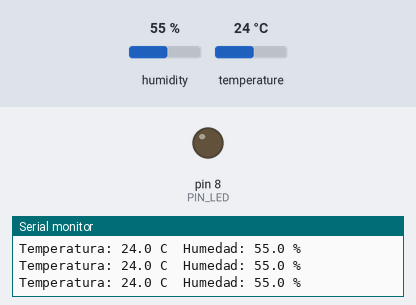
Simulated run of this sketch. Board: Arduino Uno, built with avr-gcc and run on an emulated ATmega328P. Shown: output pins drawn as LEDs (lit = HIGH), the last lines printed to the serial monitor. Inputs (shaded band) come from the test bench; at power-on: temperature 24 °C, humidity 55 %.

Above: at 6.8 s.
6.9 s: temperature set to 25.6 °C
12.3 s: temperature set to 26.7 °C
At 15.3 s:
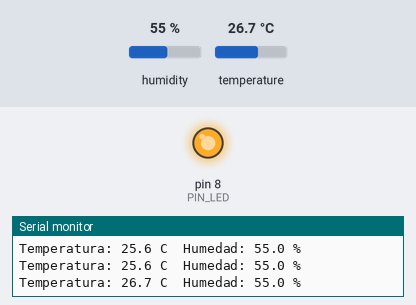
17.7 s: temperature set to 12 °C
At 18.3 s:
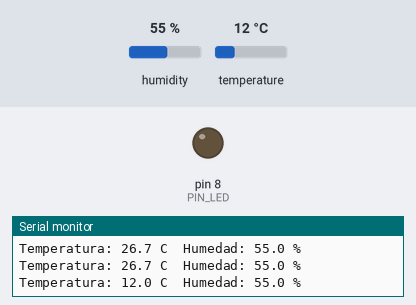
23.1 s: temperature set to 28 °C
At 26.8 s:
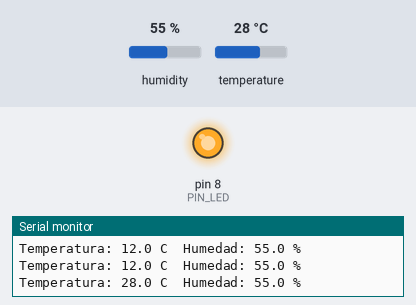
Timing chart, 0 to 28.3 s (numbered marks = the images above; inputs shaded):
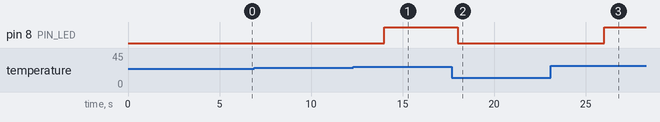

Measured:
- the behaviour switches between 26 and 26.1 °C on temperature (found by bisection; images 0 and 1)
- after the input at 12.3 s, pin 8 (PIN_LED): LOW → HIGH after 1.7 s
- after the input at 17.7 s, pin 8 (PIN_LED): HIGH → LOW after 0.31 s
- after the input at 23.1 s, pin 8 (PIN_LED): LOW → HIGH after 2.9 s

The sketch:

sketch1-dht22-led.ino
```cpp
#include <DHT.h>

#define PIN_DHT 2
#define PIN_LED 8
#define UMBRAL_TEMP 26.0          // °C, valor de ejemplo para la práctica

DHT dht(PIN_DHT, DHT22);
unsigned long ultimaLectura = 0;

void setup() {
  Serial.begin(9600);
  pinMode(PIN_LED, OUTPUT);
  dht.begin();
  Serial.println("Nodo de clima arrancado");
}

void loop() {
  if (millis() - ultimaLectura >= 2000) {      // una lectura cada 2 s
    ultimaLectura = millis();
    float t = dht.readTemperature();
    float h = dht.readHumidity();
    if (isnan(t) || isnan(h)) {
      Serial.println("Error leyendo el DHT22");
      return;
    }
    Serial.print("Temperatura: "); Serial.print(t, 1); Serial.print(" C  ");
    Serial.print("Humedad: ");     Serial.print(h, 1); Serial.println(" %");
    digitalWrite(PIN_LED, t > UMBRAL_TEMP ? HIGH : LOW);
  }
}
```
